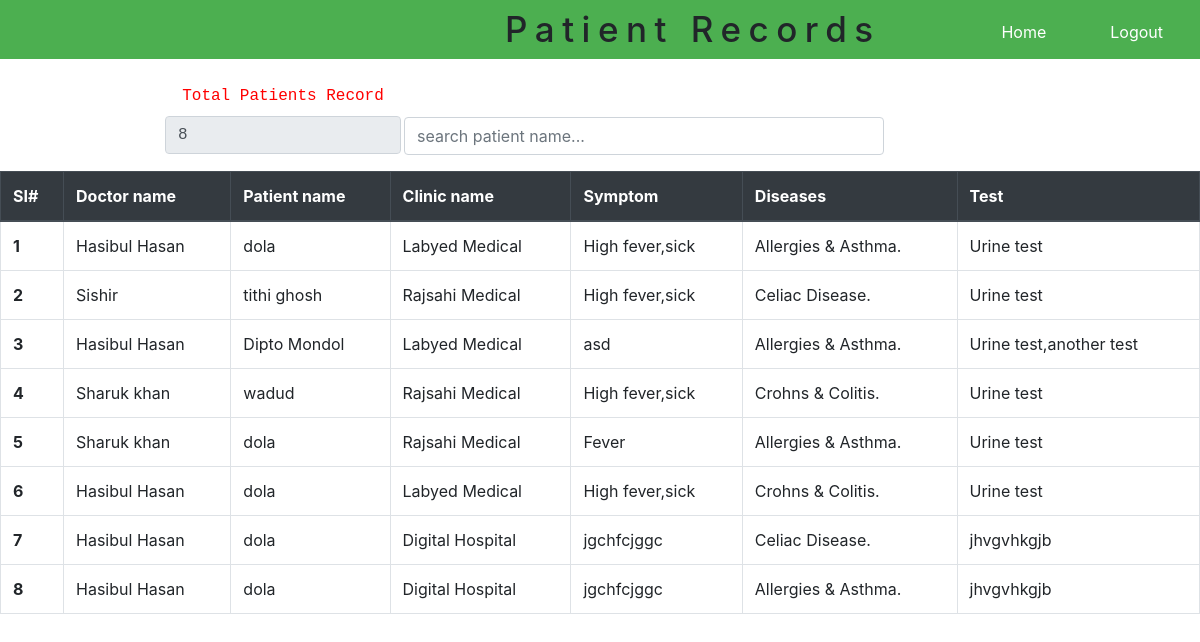
Screenshot of /view/AdminPatientHistory.php (signed in) with the database file from the repository.
### tables this page shows
CREATE TABLE `patientrecords` (
  `id` int(100) NOT NULL,
  `did` varchar(200) NOT NULL,
  `dname` varchar(200) NOT NULL,
  `pid` varchar(200) NOT NULL,
  `pname` varchar(200) NOT NULL,
  `cid` varchar(200) NOT NULL,
  `cname` varchar(200) NOT NULL,
  `time` varchar(200) NOT NULL,
  `date` varchar(200) NOT NULL,
  `symptom` varchar(200) DEFAULT NULL,
  `diseases` varchar(200) NOT NULL,
  `test` varchar(200) NOT NULL,
  `testclinic` varchar(200) DEFAULT NULL,
  `report` varchar(200) NOT NULL,
  `medicines` varchar(200) NOT NULL
);

### model/db_connect.php (called while the page is built, shortened)
<?php
	$servername="localhost";
	$username="root";
	$password="";
	$databasename="digitalhospital";
	function getdata ($query)
	{
		global $servername;
		global $username;
		global $password;
		global $databasename;
		$data=array();
		$conn=mysqli_connect($servername,$username,$password,$databasename);
		$result=mysqli_query($conn,$query);
		if (mysqli_num_rows($result)>0) {
			while ($rows=mysqli_fetch_assoc($result)) {
				$entity=array();
				foreach ($rows as $key => $value) {
					$entity[$key]=$rows[$key];
				}
				$data[]=$entity;
			}
		}
		return $data;
	}
?>

### control/AdminControl.php (called while the page is built, shortened)
<?php
	include '../model/db_connect.php';
function patientrecords()
{
	$records="SELECT * FROM `patientrecords`";
	$results=getdata($records);
	return $results;
}
?>

### view/AdminPatientHistory.php (the view, shortened to what this page needs)
<?php
	include '../control/AdminControl.php';
	include 'CSS/bootstrap.php';
	$id=0;
	$precords=patientrecords();
	$count=count($precords);
?>
<html>
	<head>
		<link rel="stylesheet"type="text/css"href="CSS/admincliniclist.css">
	</head>
	<body>
		<div class="div1">
			<label class="h2">Patient Records</label>
			<button class="adminbtn"onclick="window.location='../control/LogoutControl.php'">Logout</button>
			<button type="button"class="adminbtn"onclick="window.location='AdminHomePage.php'">Home</button>
		</div>
		<div class="search">
			<div class="input-group mb-3">
				<input type="text" class="form-control" placeholder="search patient name..." id="search_input" onkeyup="search()">
			</div>
			<div class="totalclinic">
				<label>Total Patients Record</label>
				<input class="form-control" type="text" value="<?php echo $count ?>" readonly>
			</div>
		</div>
		<div class="table">
			<table class="table table-hover table-bordered " id="history">
			  <thead>
			    <tr class="thead-dark">
			      <th scope="col">SI#</th>
			      <th scope="col">Doctor name</th>
			      <th scope="col">Patient name </th>
			      <th scope="col">Clinic name</th>
			      <th scope="col">Symptom</th>
			      <th scope="col">Diseases</th>
			      <th scope="col">Test</th>
			    </tr>
			  </thead>
			  <tbody>
			  	<?php foreach ($precords as $value) { $id++ ?>
			  		<tr>
						<th><?php echo $id ?></th>
						<td><?php echo $value['dname'] ?></td>
						<td><?php echo $value['pname'] ?></td>
						<td><?php echo $value['cname'] ?></td>
						<td><?php echo $value['symptom'] ?></td>
						<td><?php echo $value['diseases'] ?></td>
						<td><?php echo $value['test'] ?></td>
				    </tr>
			  	<?php } ?>
			  </tbody>
			</table>
		</div>
	</body>
</html>

### view/CSS/admincliniclist.css (style rules this page uses)
* { margin:0; padding:0; }
.div1 { background-color: #4CAF50; padding: 5px; }
.h2 { font-size: 35px; line-height: 1.4; letter-spacing: 7.5px; margin: 0px 0px 0px 500px; }
.adminbtn { float: right; background-color: #4CAF50; font-family: inherit; text-align: center; border: none; color: white; padding: 15px 32px; cursor: pointer; font-size: 16px; text-decoration: none; display: inline-block; }
.table { width: 100%; margin: 49px 0px 0px 0px; }
.search { width: 40%; float: left; margin: 58px 0px 0px 404px; }
.totalclinic { float: left; margin: -87px 0px 0px -239px; font-size: 16px; font-family: monospace; color: red; text-align: center; }

### rows the page displays
patientrecords: dname "Hasibul Hasan", pname "dola", cname "Labyed Medical", symptom "High fever,sick", diseases "Allergies & Asthma.", test "Urine test"
patientrecords: dname "Sishir", pname "tithi ghosh", cname "Rajsahi Medical", symptom "High fever,sick", diseases "Celiac Disease.", test "Urine test"
patientrecords: dname "Hasibul Hasan", pname "Dipto Mondol", cname "Labyed Medical", symptom "asd", diseases "Allergies & Asthma.", test "Urine test,another test"
patientrecords: dname "Sharuk khan", pname "wadud", cname "Rajsahi Medical", symptom "High fever,sick", diseases "Crohns & Colitis.", test "Urine test"
patientrecords: dname "Sharuk khan", pname "dola", cname "Rajsahi Medical", symptom "Fever", diseases "Allergies & Asthma.", test "Urine test"
patientrecords: dname "Hasibul Hasan", pname "dola", cname "Labyed Medical", symptom "High fever,sick", diseases "Crohns & Colitis.", test "Urine test"
patientrecords: dname "Hasibul Hasan", pname "dola", cname "Digital Hospital", symptom "jgchfcjggc", diseases "Celiac Disease.", test "jhvgvhkgjb"
patientrecords: dname "Hasibul Hasan", pname "dola", cname "Digital Hospital", symptom "jgchfcjggc", diseases "Allergies & Asthma.", test "jhvgvhkgjb"
